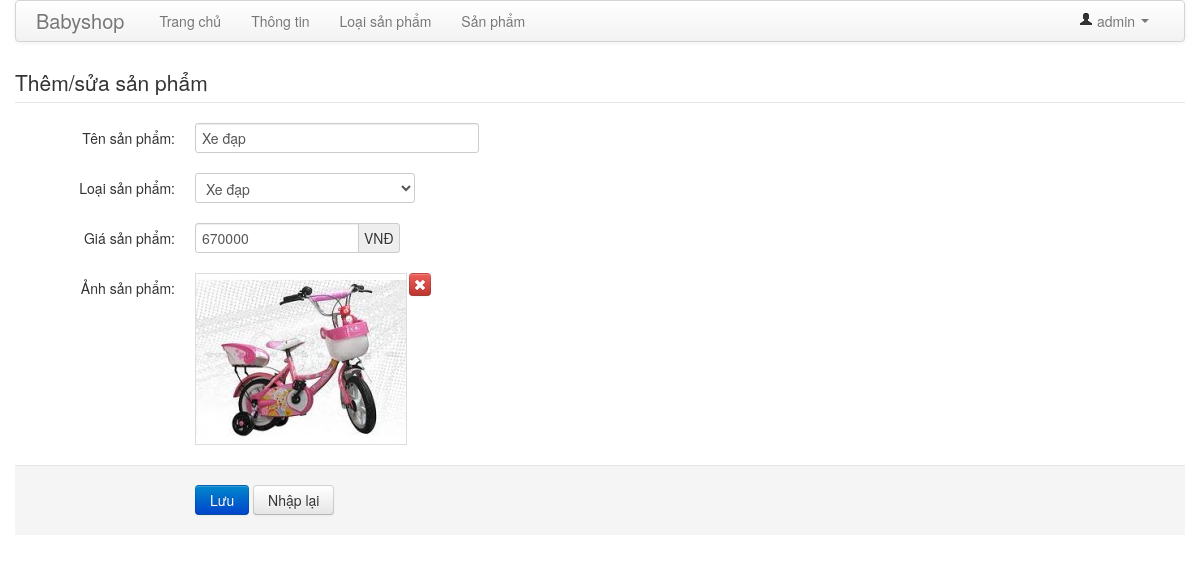
Screenshot of /admin/product_save.php?id=1 (signed in) with the database file from the repository.
### tables this page shows
CREATE TABLE IF NOT EXISTS `products` (
  `id` int(11) NOT NULL AUTO_INCREMENT,
  `name` varchar(250) NOT NULL,
  `cate_id` int(11) NOT NULL,
  `price` int(11) NOT NULL,
  `photo` varchar(250) NOT NULL,
  PRIMARY KEY (`id`)
);

### includes/my_db.php (called while the page is built, shortened)
<?php
class My_Db {
	private $_mysqli_con;
	private static $_current = NULL;
	public function __construct($host, $username, $password, $db_name, $charset = 'utf8') {
		$this->_host = $host;
		$this->_username = $username;
		$this->_password = $password;
		$this->_mysqli_con = @mysqli_connect($this->_host, $this->_username, $this->_password);
		$this->_mysqli_con->set_charset($charset);
		self::$_current = $this;
	}
	public static function current() {
		return self::$_current;
	}
	public function select($sql, $bind_param = null, $select_mode = My_Db::SELECT_ALL) {
		$stmt = $this->_mysqli_con->prepare($sql);
		$stmt->execute();
		$result = $stmt->result_metadata();
		$fields = array();
		while ($field = $result->fetch_field()) {
			$fields[] = $field->name;
		}
		$bind_result = array();
		foreach ($fields as $field) {
			$bind_result[] = & $return_row[$field];
		}
		call_user_func_array(array($stmt, 'bind_result'), $bind_result);
		$stmt->store_result();
		$return_rows = array();
		switch (intval($stmt->num_rows)) {
			default:
				while ($stmt->fetch()) {
					$row_tmp = array();
					foreach ($return_row as $key => $item) {
						$row_tmp[$key] = $item;
					}
					switch ($select_mode) {
						default:
							$return_rows[] = $row_tmp;
							break;
					}
				}
				break;
		}
		return $return_rows;
	}
}

### includes/product.php (called while the page is built, shortened)
<?php
class Product {
	public static function getProduct($id) {
		$result = My_Db::current()->select("select * from products where id = '$id'");
		return $result[0];
	}
}

### includes/category.php (called while the page is built, shortened)
<?php
class Category {
	public static function getCategories() {
		$result = My_Db::current()->select('select * from categories');
		return $result;
	}
}

### admin/product_save.php (the view, shortened to what this page needs)
<?php
include_once('header.php');
$categories = Category::getCategories();
$name = '';
$cate_id = '';
$price = '';
$photo = '';
if (isset($_GET['id'])) {
	$id = $_GET['id'];
	$product = Product::getProduct($id);
	$name = $product['name'];
	$cate_id = $product['cate_id'];
	$price = $product['price'];
	$photo = $product['photo'];
}
?>
<div id="products">
	<form class="form-horizontal" action="" method="post" id="form-add-product">
		<legend>Thêm/sửa sản phẩm</legend>
		<div class="control-group">
			<label class="control-label" for="name">Tên sản phẩm:</label>
			<div class="controls">
				<input type="text" id="name" value="<?= $name ?>" class="input-xlarge" name="name" />
			</div>
		</div>
		<div class="control-group">
			<label class="control-label" for="cate_id">Loại sản phẩm:</label>
			<div class="controls">
				<select name="cate_id" id="cate_id">
				<? foreach ($categories as $category) { ?>
					<option <?= $cate_id == $category['id'] ? 'selected="selected"' : '' ?> value="<?= $category['id'] ?>"><?= $category['name'] ?></option>
				<? } ?>
				</select>
			</div>
		</div>
		<div class="control-group">
			<label class="control-label" for="price">Giá sản phẩm:</label>
			<div class="controls">
				<div class="input-append">
					<input type="text" id="price" value="<?= $price ?>" class="input-medium" name="price" /><span class="add-on">VNĐ</span>
				</div>
			</div>
		</div>
		<div class="control-group">
			<label class="control-label">Ảnh sản phẩm:</label>
			<div class="controls">
				<? if ($photo == '') { ?>
					<div id="photo-preview" class="hide">
						<img src="" width="210" alt="" id="previewer" />
						<a href="#" id="delete-preview" class="btn btn-danger" title="Xoá ảnh"><i class="icon-remove icon-white"></i></a>
					</div>
					<input type="hidden" value="" name="photo" id="photo" />
					<button type="button" class="btn btn-success" id="uploader">Tải ảnh sản phẩm</button>
				<? } else { ?>
					<div id="photo-preview">
						<img src="/uploads/<?= $photo ?>.jpg" width="210" alt="" id="previewer" />
						<a href="#" id="delete-preview" class="btn btn-danger" title="Xoá ảnh"><i class="icon-remove icon-white"></i></a>
					</div>
				<? } ?>
			</div>
		</div>
		<div class="form-actions">
			<button type="submit" class="btn btn-primary" id="add-user">Lưu</button>
			<button type="reset" class="btn">Nhập lại</button>
		</div>
	</form>
</div>
<?php
include_once('footer.php');

### css/admin.css (style rules this page uses)
#photo-preview { position: relative; border: 1px solid #ddd; float: left; }
#delete-preview { position: absolute; padding: 3px; right: -25px; top: -1px; }

### rows the page displays
products: name "Xe đạp", cate_id "Xe đạp", price "670000", photo (picture)

### other values shown
$_SESSION['admin'] "admin"
